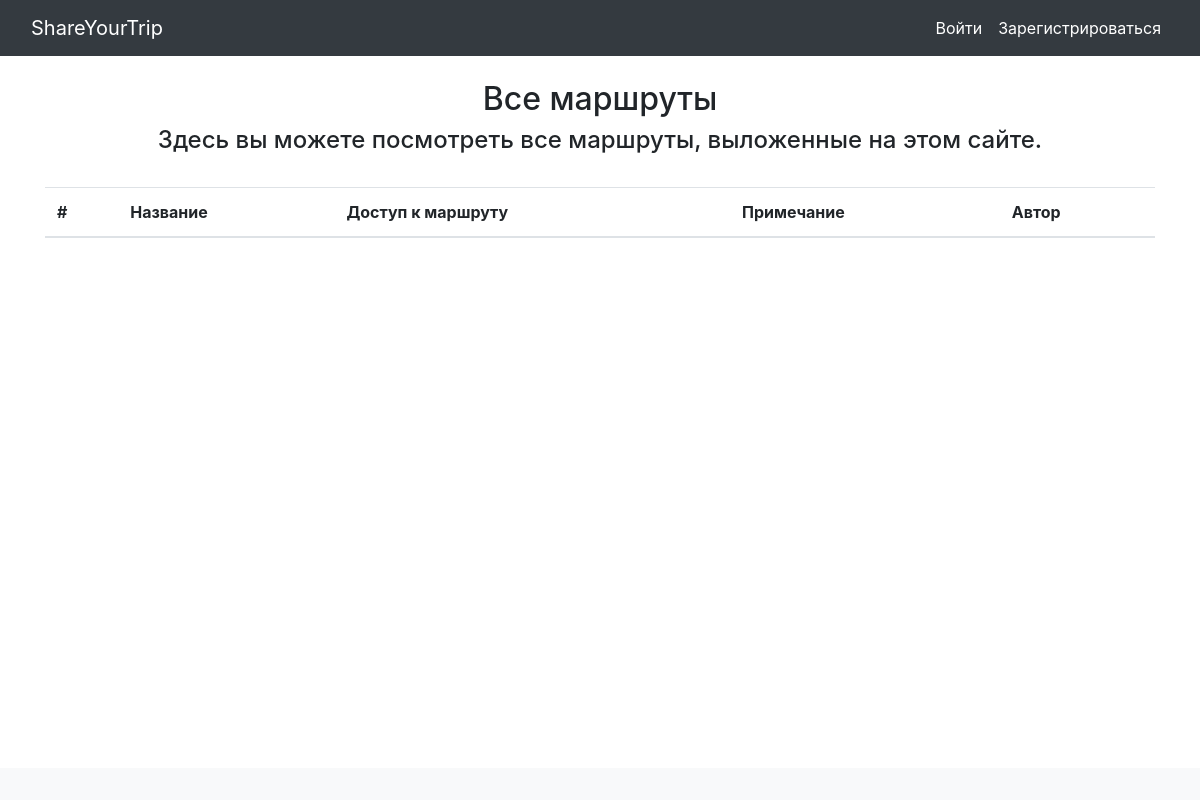
Before: /all_routes with the older database file.
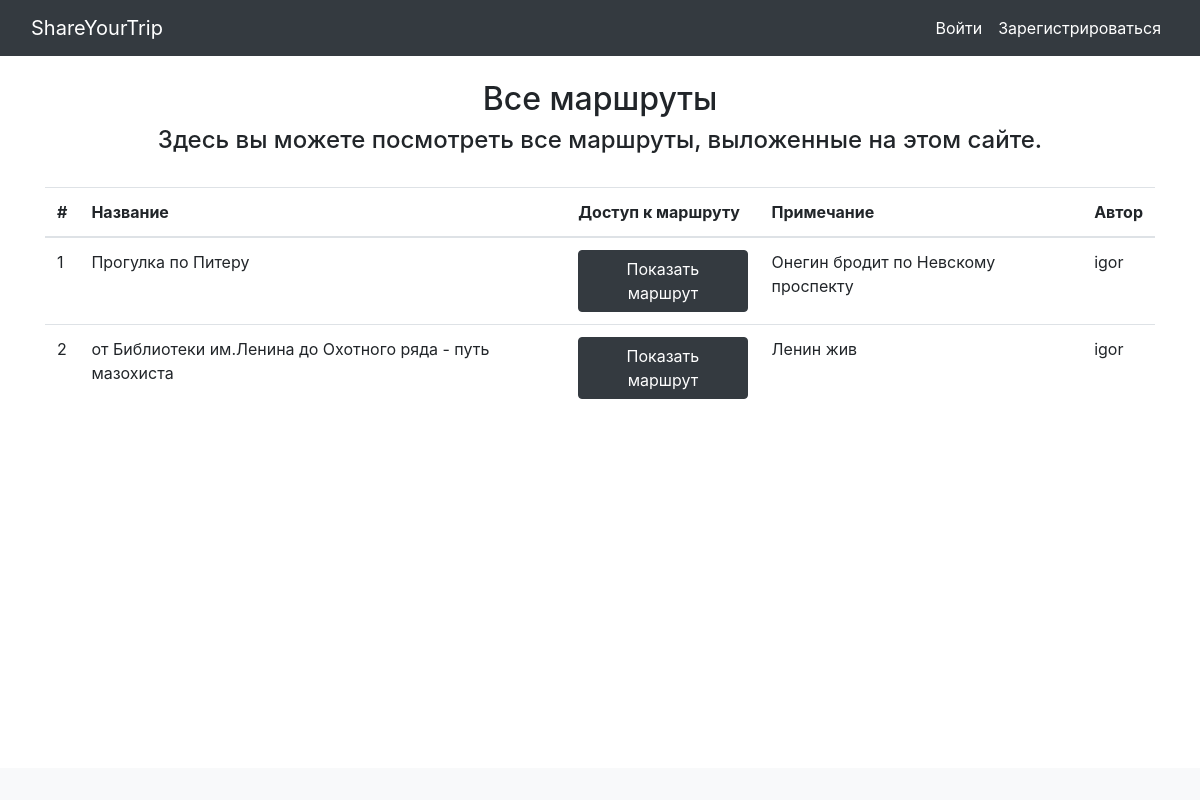
After: the same page with the newer database file.
### data/routes.py (models this page shows)
class Route(SqlAlchemyBase):
    __tablename__ = 'routes'
    id = sqlalchemy.Column(sqlalchemy.Integer, primary_key=True,
                                               autoincrement=True)
    name = sqlalchemy.Column(sqlalchemy.String)
    coordinates = sqlalchemy.Column(sqlalchemy.String)
    time_hours = sqlalchemy.Column(sqlalchemy.Float)
    budget = sqlalchemy.Column(sqlalchemy.Float)
    remarks = sqlalchemy.Column(sqlalchemy.String)
    author = sqlalchemy.Column(sqlalchemy.Integer, sqlalchemy.ForeignKey('users.id'))

### data/users.py (models this page shows, shortened)
class User(SqlAlchemyBase, UserMixin, SerializerMixin):
    __tablename__ = 'users'
    id = sqlalchemy.Column(sqlalchemy.Integer, nullable=False,
                                               primary_key=True,
                                               autoincrement=True)
    login = sqlalchemy.Column(sqlalchemy.String)
    hashed_password = sqlalchemy.Column(sqlalchemy.String)

### main.py (the view)
@login_required
@app.route("/all_routes")
def all_routes():
    db_sess = db_session.create_session()
    routes = db_sess.query(Route).all()
    users = db_sess.query(User).all()
    return render_template("all_routes.html", title="Все маршруты",
                           r=routes, u=users)

### data/db_session.py (called while the page is built)
def create_session() -> Session:
    global __factory
    return __factory()

### templates/all_routes.html
{% extends 'base.html' %}
{% block content %}
<div class="container mt-4 mb-4">
    <h2 class="text-center">Все маршруты</h2>
    <h4 class="text-center">Здесь вы можете посмотреть все маршруты, выложенные на этом сайте.</h4><br>
    <table class="table">
        <thead>
            <tr>
                <th scope="col">#</th>
                <th scope="col">Название</th>
                <th scope="col">Доступ к маршруту</th>
                <th scope="col">Примечание</th>
                <th scope="col">Автор</th>
            </tr>
        </thead>
        <tbody>
            {% for route in r %}
            <tr>
                <td>{{ route.id }}</td>
                <td>{{ route.name }}</td>
                <td><a class="btn btn-dark" href="/route/{{ route.id }}">Показать маршрут</a></td>
                <td>{{ route.remarks }}</td>
                <td>{{ u[route.author - 1].login }}</td>
            </tr>
            {% endfor %}
        </tbody>
    </table>
</div>
{% endblock %}

### templates/base.html (shortened to what this page needs)
<!DOCTYPE html>
<html lang="ru" class="h-100">
    <head>
        <link rel="stylesheet" href="https://cdn.jsdelivr.net/npm/bootstrap@4.5.3/dist/css/bootstrap.min.css">
        <link rel="stylesheet" href="../static/css/style.css">
    </head>
    <body class="d-flex flex-column h-100">
        <header>
            <nav class="navbar navbar-expand-md navbar-dark bg-dark">
                <div class="container-fluid">
                    <a class="navbar-brand" href="/">ShareYourTrip</a>
                    <div class="collapse navbar-collapse" id="navbarCollapse">
                        <ul class="navbar-nav mb-2 mb-md-0 ml-auto justify-content-center">
                        {% if current_user.is_authenticated %}
                            <li class="nav-item active">
                                <a class="nav-link" aria-current="page" href="/show_main">Карта</a>
                            </li>
                            <li class="nav-item active">
                                <a class="nav-link" aria-current="page" href="/add_new_route">Создать новый маршрут</a>
                            </li>
                            <li class="nav-item active">
                                <a class="nav-link" aria-current="page" href="/all_routes">Все маршруты</a>
                            </li>
                            <li class="nav-item active">
                                <a class="nav-link" aria-current="page" href="/profile">Профиль</a>
                            </li>
                            <li class="nav-item active">
                                <a class="nav-link" aria-current="page" href="/confirm_logout">Выйти</a>
                            </li>
                        {% else %}
                            <li class="nav-item active">
                                <a class="nav-link" aria-current="page" href="/login">Войти</a>
                            </li>
                            <li class="nav-item active">
                                <a class="nav-link" aria-current="page" href="/signup">Зарегистрироваться</a>
                            </li>
                        {% endif %}
                        </ul>
                    </div>
                </div>
            </nav>
        </header>
        <main class="flex-shrink-0">
            {% block content %}{% endblock %}
        </main>
        <footer class="footer mt-auto py-3 bg-light">
        </footer>
    </body>
</html>

Changed rows visible on the page:
added Route: id "1", name "Прогулка по Питеру", remarks "Онегин бродит по Невскому проспекту", author.login "igor"
added Route: id "2", name "от Библиотеки им.Ленина до Охотного ряда - путь мазохиста", remarks "Ленин жив", author.login "igor"
